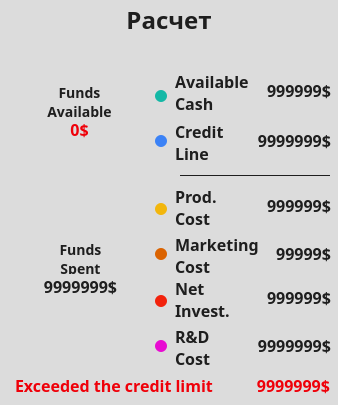
  <widget class="QFrame" name="frame_calculate">
   <property name="geometry">
    <rect>
     <x>296</x>
     <y>70</y>
     <width>338</width>
     <height>405</height>
    </rect>
   </property>
   <property name="styleSheet">
    <string notr="true">border-radius: 20px;
background: #DCDCDC;</string>
   </property>
   <property name="frameShape">
    <enum>QFrame::StyledPanel</enum>
   </property>
   <property name="frameShadow">
    <enum>QFrame::Raised</enum>
   </property>
   <widget class="QLabel" name="label_calculate">
    <property name="geometry">
     <rect>
      <x>0</x>
      <y>0</y>
      <width>338</width>
      <height>40</height>
     </rect>
    </property>
    <property name="styleSheet">
     <string notr="true">color: #1E1E1E;
text-align: center;
font-family: Montserrat ExtraBold;
font-size: 24px;
font-style: normal;
font-weight: 800;
line-height: 24px;</string>
    </property>
    <property name="text">
     <string>Расчет</string>
    </property>
    <property name="alignment">
     <set>Qt::AlignCenter</set>
    </property>
   </widget>
   <widget class="QFrame" name="circle_1">
    <property name="geometry">
     <rect>
      <x>155</x>
      <y>90</y>
      <width>12</width>
      <height>12</height>
     </rect>
    </property>
    <property name="styleSheet">
     <string notr="true">background-color: rgb(20, 184, 166);
border-radius: 6px;

</string>
    </property>
    <property name="frameShape">
     <enum>QFrame::StyledPanel</enum>
    </property>
    <property name="frameShadow">
     <enum>QFrame::Raised</enum>
    </property>
   </widget>
   <widget class="QFrame" name="circle_2">
    <property name="geometry">
     <rect>
      <x>155</x>
      <y>135</y>
      <width>12</width>
      <height>12</height>
     </rect>
    </property>
    <property name="styleSheet">
     <string notr="true">background-color: #3B82F6;
border-radius: 6px;

</string>
    </property>
    <property name="frameShape">
     <enum>QFrame::StyledPanel</enum>
    </property>
    <property name="frameShadow">
     <enum>QFrame::Raised</enum>
    </property>
   </widget>
   <widget class="QFrame" name="circle_3">
    <property name="geometry">
     <rect>
      <x>155</x>
      <y>203</y>
      <width>12</width>
      <height>12</height>
     </rect>
    </property>
    <property name="styleSheet">
     <string notr="true">background-color: #F2B60C;
border-radius: 6px;

</string>
    </property>
    <property name="frameShape">
     <enum>QFrame::StyledPanel</enum>
    </property>
    <property name="frameShadow">
     <enum>QFrame::Raised</enum>
    </property>
   </widget>
   <widget class="QFrame" name="circle_4">
    <property name="geometry">
     <rect>
      <x>155</x>
      <y>248</y>
      <width>12</width>
      <height>12</height>
     </rect>
    </property>
    <property name="styleSheet">
     <string notr="true">background-color: #DB6300;
border-radius: 6px;

</string>
    </property>
    <property name="frameShape">
     <enum>QFrame::StyledPanel</enum>
    </property>
    <property name="frameShadow">
     <enum>QFrame::Raised</enum>
    </property>
   </widget>
   <widget class="QFrame" name="circle_5">
    <property name="geometry">
     <rect>
      <x>155</x>
      <y>295</y>
      <width>12</width>
      <height>12</height>
     </rect>
    </property>
    <property name="styleSheet">
     <string notr="true">background-color: #F2220C;
border-radius: 6px;

</string>
    </property>
    <property name="frameShape">
     <enum>QFrame::StyledPanel</enum>
    </property>
    <property name="frameShadow">
     <enum>QFrame::Raised</enum>
    </property>
   </widget>
   <widget class="QFrame" name="circle_6">
    <property name="geometry">
     <rect>
      <x>155</x>
      <y>340</y>
      <width>12</width>
      <height>12</height>
     </rect>
    </property>
    <property name="styleSheet">
     <string notr="true">background-color:#E80CD2;
border-radius: 6px;

</string>
    </property>
    <property name="frameShape">
     <enum>QFrame::StyledPanel</enum>
    </property>
    <property name="frameShadow">
     <enum>QFrame::Raised</enum>
    </property>
   </widget>
   <widget class="QLabel" name="label_circle_diagram_funds_available">
    <property name="geometry">
     <rect>
      <x>13</x>
      <y>55</y>
      <width>132</width>
      <height>132</height>
     </rect>
    </property>
    <property name="text">
     <string/>
    </property>
    <property name="pixmap">
     <pixmap>../../../../../Downloads/Chart Area.png</pixmap>
    </property>
    <property name="scaledContents">
     <bool>true</bool>
    </property>
   </widget>
   <widget class="QLabel" name="label_circle_diagram_funds_sepent">
    <property name="geometry">
     <rect>
      <x>13</x>
      <y>213</y>
      <width>134</width>
      <height>132</height>
     </rect>
    </property>
    <property name="text">
     <string/>
    </property>
    <property name="pixmap">
     <pixmap>../../../../../Downloads/Chart Area.png</pixmap>
    </property>
    <property name="scaledContents">
     <bool>true</bool>
    </property>
   </widget>
   <widget class="QLabel" name="label_calculate_diagram_fundsAvailable_AvilableCash">
    <property name="geometry">
     <rect>
      <x>175</x>
      <y>70</y>
      <width>81</width>
      <height>41</height>
     </rect>
    </property>
    <property name="styleSheet">
     <string notr="true">color: #1E1E1E;
text-align: center;
font-family: Montserrat ExtraBold;
font-size: 16px;
font-style: normal;
font-weight: 800;
line-height: 24px;</string>
    </property>
    <property name="text">
     <string>&lt;html&gt;&lt;head/&gt;&lt;body&gt;&lt;p&gt;Available&lt;br&gt;Cash&lt;/p&gt;&lt;/body&gt;&lt;/html&gt;</string>
    </property>
    <property name="alignment">
     <set>Qt::AlignLeading|Qt::AlignLeft|Qt::AlignVCenter</set>
    </property>
   </widget>
   <widget class="QLabel" name="label_calculate_diagram_fundsAvailable_CreditLine">
    <property name="geometry">
     <rect>
      <x>175</x>
      <y>120</y>
      <width>51</width>
      <height>41</height>
     </rect>
    </property>
    <property name="styleSheet">
     <string notr="true">color: #1E1E1E;
text-align: center;
font-family: Montserrat ExtraBold;
font-size: 16px;
font-style: normal;
font-weight: 800;
line-height: 24px;</string>
    </property>
    <property name="text">
     <string>&lt;html&gt;&lt;head/&gt;&lt;body&gt;&lt;p&gt;Credit&lt;br&gt;Line&lt;/p&gt;&lt;/body&gt;&lt;/html&gt;</string>
    </property>
    <property name="alignment">
     <set>Qt::AlignLeading|Qt::AlignLeft|Qt::AlignVCenter</set>
    </property>
   </widget>
   <widget class="QLabel" name="label_calculate_diagram_fundsAvailable_CreditLine_value">
    <property name="geometry">
     <rect>
      <x>230</x>
      <y>120</y>
      <width>101</width>
      <height>41</height>
     </rect>
    </property>
    <property name="styleSheet">
     <string notr="true">color: #1E1E1E;
text-align: center;
font-family: Montserrat ExtraBold;
font-size: 16px;
font-style: normal;
font-weight: 800;
line-height: 24px;</string>
    </property>
    <property name="text">
     <string>9999999$</string>
    </property>
    <property name="alignment">
     <set>Qt::AlignRight|Qt::AlignTrailing|Qt::AlignVCenter</set>
    </property>
   </widget>
   <widget class="QLabel" name="label_calculate_diagram_fundsAvailable_AvilableCash_value">
    <property name="geometry">
     <rect>
      <x>240</x>
      <y>70</y>
      <width>91</width>
      <height>41</height>
     </rect>
    </property>
    <property name="styleSheet">
     <string notr="true">color: #1E1E1E;
text-align: center;
font-family: Montserrat ExtraBold;
font-size: 16px;
font-style: normal;
font-weight: 800;
line-height: 24px;
background-color: rgba(0, 0, 0, 0);</string>
    </property>
    <property name="text">
     <string>999999$</string>
    </property>
    <property name="alignment">
     <set>Qt::AlignRight|Qt::AlignTrailing|Qt::AlignVCenter</set>
    </property>
   </widget>
   <widget class="QLabel" name="label_calculate_diagram_fundsAvailable_value">
    <property name="geometry">
     <rect>
      <x>19</x>
      <y>119</y>
      <width>121</width>
      <height>21</height>
     </rect>
    </property>
    <property name="styleSheet">
     <string notr="true">color: #EF0009;
text-align: center;
font-family: Montserrat ExtraBold;
font-size: 16px;
font-style: normal;
font-weight: 800;
line-height: 24px;
background-color: rgba(0, 0, 0, 0);</string>
    </property>
    <property name="text">
     <string>0$</string>
    </property>
    <property name="alignment">
     <set>Qt::AlignCenter</set>
    </property>
   </widget>
   <widget class="QLabel" name="label_calculate_diagram_fundsAvailable">
    <property name="geometry">
     <rect>
      <x>24</x>
      <y>83</y>
      <width>111</width>
      <height>34</height>
     </rect>
    </property>
    <property name="styleSheet">
     <string notr="true">color: #1E1E1E;
text-align: center;
font-family: Montserrat Bold;
font-size: 14px;
font-style: normal;
font-weight: 800;
line-height: 24px;
background-color: rgba(0, 0, 0, 0);</string>
    </property>
    <property name="text">
     <string>Funds&lt;br&gt;Available</string>
    </property>
    <property name="alignment">
     <set>Qt::AlignCenter</set>
    </property>
   </widget>
   <widget class="QLabel" name="label_calculate_diagram_fundsSpent">
    <property name="geometry">
     <rect>
      <x>25</x>
      <y>240</y>
      <width>111</width>
      <height>34</height>
     </rect>
    </property>
    <property name="styleSheet">
     <string notr="true">color: #1E1E1E;
text-align: center;
font-family: Montserrat Bold;
font-size: 14px;
font-style: normal;
font-weight: 800;
line-height: 24px;
background-color: rgba(0, 0, 0, 0);</string>
    </property>
    <property name="text">
     <string>Funds&lt;br&gt;Spent</string>
    </property>
    <property name="alignment">
     <set>Qt::AlignCenter</set>
    </property>
   </widget>
   <widget class="QLabel" name="label_calculate_diagram_fundsSpent_value">
    <property name="geometry">
     <rect>
      <x>20</x>
      <y>276</y>
      <width>121</width>
      <height>21</height>
     </rect>
    </property>
    <property name="styleSheet">
     <string notr="true">color: #1E1E1E;
text-align: center;
font-family: Montserrat ExtraBold;
font-size: 16px;
font-style: normal;
font-weight: 800;
line-height: 24px;
background-color: rgba(0, 0, 0, 0);</string>
    </property>
    <property name="text">
     <string>9999999$</string>
    </property>
    <property name="alignment">
     <set>Qt::AlignCenter</set>
    </property>
   </widget>
   <widget class="QLabel" name="label_calculate_diagram_fundsSpent_ProdCost_value">
    <property name="geometry">
     <rect>
      <x>240</x>
      <y>185</y>
      <width>91</width>
      <height>41</height>
     </rect>
    </property>
    <property name="styleSheet">
     <string notr="true">color: #1E1E1E;
text-align: center;
font-family: Montserrat ExtraBold;
font-size: 16px;
font-style: normal;
font-weight: 800;
line-height: 24px;
background-color: rgba(0, 0, 0, 0);</string>
    </property>
    <property name="text">
     <string>999999$</string>
    </property>
    <property name="alignment">
     <set>Qt::AlignRight|Qt::AlignTrailing|Qt::AlignVCenter</set>
    </property>
   </widget>
   <widget class="QLabel" name="label_calculate_diagram_fundsSpent_MarkCost_value">
    <property name="geometry">
     <rect>
      <x>230</x>
      <y>233</y>
      <width>101</width>
      <height>41</height>
     </rect>
    </property>
    <property name="styleSheet">
     <string notr="true">color: #1E1E1E;
text-align: center;
font-family: Montserrat ExtraBold;
font-size: 16px;
font-style: normal;
font-weight: 800;
line-height: 24px;</string>
    </property>
    <property name="text">
     <string>99999$</string>
    </property>
    <property name="alignment">
     <set>Qt::AlignRight|Qt::AlignTrailing|Qt::AlignVCenter</set>
    </property>
   </widget>
   <widget class="QLabel" name="label_calculate_diagram_fundsSpent_MarkCost">
    <property name="geometry">
     <rect>
      <x>175</x>
      <y>233</y>
      <width>91</width>
      <height>41</height>
     </rect>
    </property>
    <property name="styleSheet">
     <string notr="true">color: #1E1E1E;
text-align: center;
font-family: Montserrat ExtraBold;
font-size: 16px;
font-style: normal;
font-weight: 800;
line-height: 24px;
background-color: rgba(0, 0, 0, 0);</string>
    </property>
    <property name="text">
     <string>&lt;html&gt;&lt;head/&gt;&lt;body&gt;&lt;p&gt;Marketing&lt;br&gt;Cost&lt;/p&gt;&lt;/body&gt;&lt;/html&gt;</string>
    </property>
    <property name="alignment">
     <set>Qt::AlignLeading|Qt::AlignLeft|Qt::AlignVCenter</set>
    </property>
   </widget>
   <widget class="QLabel" name="label_calculate_diagram_fundsSpent_ProdCost">
    <property name="geometry">
     <rect>
      <x>175</x>
      <y>185</y>
      <width>81</width>
      <height>41</height>
     </rect>
    </property>
    <property name="styleSheet">
     <string notr="true">color: #1E1E1E;
text-align: center;
font-family: Montserrat ExtraBold;
font-size: 16px;
font-style: normal;
font-weight: 800;
line-height: 24px;</string>
    </property>
    <property name="text">
     <string>&lt;html&gt;&lt;head/&gt;&lt;body&gt;&lt;p&gt;Prod.&lt;br&gt;Cost&lt;/p&gt;&lt;/body&gt;&lt;/html&gt;</string>
    </property>
    <property name="alignment">
     <set>Qt::AlignLeading|Qt::AlignLeft|Qt::AlignVCenter</set>
    </property>
   </widget>
   <widget class="QLabel" name="label_calculate_diagram_fundsSpent_NetInv_value">
    <property name="geometry">
     <rect>
      <x>240</x>
      <y>277</y>
      <width>91</width>
      <height>41</height>
     </rect>
    </property>
    <property name="styleSheet">
     <string notr="true">color: #1E1E1E;
text-align: center;
font-family: Montserrat ExtraBold;
font-size: 16px;
font-style: normal;
font-weight: 800;
line-height: 24px;
background-color: rgba(0, 0, 0, 0);</string>
    </property>
    <property name="text">
     <string>999999$</string>
    </property>
    <property name="alignment">
     <set>Qt::AlignRight|Qt::AlignTrailing|Qt::AlignVCenter</set>
    </property>
   </widget>
   <widget class="QLabel" name="label_calculate_diagram_fundsSpent_RandDCost_value">
    <property name="geometry">
     <rect>
      <x>230</x>
      <y>325</y>
      <width>101</width>
      <height>41</height>
     </rect>
    </property>
    <property name="styleSheet">
     <string notr="true">color: #1E1E1E;
text-align: center;
font-family: Montserrat ExtraBold;
font-size: 16px;
font-style: normal;
font-weight: 800;
line-height: 24px;</string>
    </property>
    <property name="text">
     <string>9999999$</string>
    </property>
    <property name="alignment">
     <set>Qt::AlignRight|Qt::AlignTrailing|Qt::AlignVCenter</set>
    </property>
   </widget>
   <widget class="QLabel" name="label_calculate_diagram_fundsSpent_RandDCost">
    <property name="geometry">
     <rect>
      <x>175</x>
      <y>325</y>
      <width>51</width>
      <height>41</height>
     </rect>
    </property>
    <property name="styleSheet">
     <string notr="true">color: #1E1E1E;
text-align: center;
font-family: Montserrat ExtraBold;
font-size: 16px;
font-style: normal;
font-weight: 800;
line-height: 24px;</string>
    </property>
    <property name="text">
     <string>&lt;html&gt;&lt;head/&gt;&lt;body&gt;&lt;p&gt;R&amp;D&lt;br&gt;Cost&lt;/p&gt;&lt;/body&gt;&lt;/html&gt;</string>
    </property>
    <property name="alignment">
     <set>Qt::AlignLeading|Qt::AlignLeft|Qt::AlignVCenter</set>
    </property>
   </widget>
   <widget class="QLabel" name="label_calculate_diagram_fundsSpent_NetInv">
    <property name="geometry">
     <rect>
      <x>175</x>
      <y>277</y>
      <width>81</width>
      <height>41</height>
     </rect>
    </property>
    <property name="styleSheet">
     <string notr="true">color: #1E1E1E;
text-align: center;
font-family: Montserrat ExtraBold;
font-size: 16px;
font-style: normal;
font-weight: 800;
line-height: 24px;</string>
    </property>
    <property name="text">
     <string>&lt;html&gt;&lt;head/&gt;&lt;body&gt;&lt;p&gt;Net&lt;br&gt;Invest.&lt;/p&gt;&lt;/body&gt;&lt;/html&gt;</string>
    </property>
    <property name="alignment">
     <set>Qt::AlignLeading|Qt::AlignLeft|Qt::AlignVCenter</set>
    </property>
   </widget>
   <widget class="QLabel" name="label_calculate_fundsRemaining_or_creditLimit">
    <property name="geometry">
     <rect>
      <x>15</x>
      <y>375</y>
      <width>221</width>
      <height>20</height>
     </rect>
    </property>
    <property name="styleSheet">
     <string notr="true">color: #EF0009;
text-align: center;
font-family: Montserrat ExtraBold;
font-size: 16px;
font-style: normal;
font-weight: 800;
line-height: 24px;</string>
    </property>
    <property name="text">
     <string>Exceeded the credit limit</string>
    </property>
    <property name="alignment">
     <set>Qt::AlignLeading|Qt::AlignLeft|Qt::AlignVCenter</set>
    </property>
   </widget>
   <widget class="QLabel" name="label_calculate_fundsRemaining_or_creditLimit_value">
    <property name="geometry">
     <rect>
      <x>239</x>
      <y>375</y>
      <width>91</width>
      <height>20</height>
     </rect>
    </property>
    <property name="styleSheet">
     <string notr="true">color: #EF0009;
text-align: center;
font-family: Montserrat ExtraBold;
font-size: 16px;
font-style: normal;
font-weight: 800;
line-height: 24px;</string>
    </property>
    <property name="text">
     <string>9999999$</string>
    </property>
    <property name="alignment">
     <set>Qt::AlignRight|Qt::AlignTrailing|Qt::AlignVCenter</set>
    </property>
   </widget>
   <widget class="Line" name="line">
    <property name="geometry">
     <rect>
      <x>180</x>
      <y>175</y>
      <width>150</width>
      <height>1</height>
     </rect>
    </property>
    <property name="styleSheet">
     <string notr="true">background-color: rgb(30, 30, 30);</string>
    </property>
    <property name="orientation">
     <enum>Qt::Horizontal</enum>
    </property>
   </widget>
  </widget>
